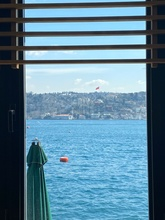
%> input picture img.jpeg, 165 x 220 px, shrunk from 1536 x 2048 before the run
$ octave sobelkenar.m   (GNU Octave 9; MATLAB toolbox functions it lacks are replaced by stand-ins)
%> lines starting %> are read from the running program, lines starting %| are printed output that depends on the picture; in (x1, y1, x2, y2) boxes, pixels count from 0 and x2, y2 are one past the last pixel; in counts of white or black regions, pixels touching at a corner belong together; the program's own positions count from 1
### masking.m
function res = masking(I,mask)
    [x,~]=size(mask);
    [h,t]=size(I);
    P=zeros(h,t);
    padding=floor(x/2);
    for i=1:h
        for j=1:t
            a=1;
            tot=0;
            for k=i-padding:i+padding
                b=1;
                for w=j-padding:j+padding
                    if k>=1 && w>=1 && k<=h && w<=t
                        tot=tot+mask(a,b)*I(k,w);
                    end
                    b=b+1;
                end
                a=a+1;
            end
            val=tot;
            P(i,j)=val;
        end
    end
    res=P;
end

### treshold.m
function img = treshold(I, num)
    [x,y]=size(I);
    E = zeros(x,y);
    for c = 1:x
        for e = 1:y
            if I(c,e) > num
                E(c,e) = 1;
            end
        end
    end
    img = E;
end

### sobelkenar.m
A=imread('img.jpeg');
%> A is the input picture: size 220x165x3 uint8; mean R, G, B 93.8, 132.9, 154.1
B=rgb2gray(A);
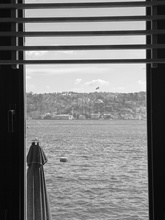
%> B: size 220x165 uint8; min 5, max 252, mean 123.6
C=double(B);
figure
imshow(A);
figure
imshow(uint8(C));
m1=[-1 -2 -1; 0 0 0; 1 2 1];
m2=transpose(m1);
Gx=masking(C,m1);
%> after the loop in masking, `for i=1:h`:
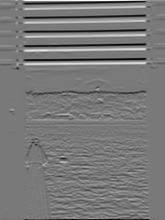
%> P: size 220x165 double; min -762, max 836, mean -0.9; drawn with min black and max white
Gy=masking(C,m2);
%> call 2 of masking, with mask = [-1 0 1; -2 0 2; -1 0 1]
%> after the loop in masking (call 2), `for i=1:h`:
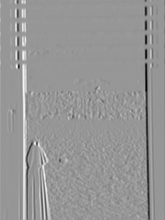
%> P: size 220x165 double; min -873, max 605, mean 0.1; drawn with min black and max white
[f,t]=size(C);
%> f = 220; t = 165
B=zeros(f,t);
for i=1:f
    for j=1:t
        a=Gx(i,j);
        b=Gy(i,j);
        B(i,j)=sqrt(a.^2+b.^2);
    end
end
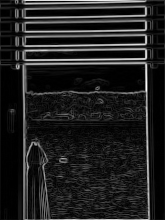
%> B: size 220x165 double; min 0, max 873, mean 110.3; drawn with min black and max white
figure
imshow(uint8(B));
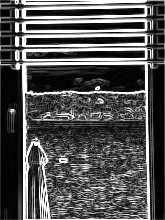
%> displayed picture: size 220x165, on the screen's scale of 0 to 255; min 0, max 255, mean 83.4
S=treshold(uint8(B),150);
%> after the loop in treshold, `for c = 1:x`:
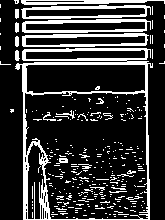
%> E: size 220x165 double; values 0 (black) and 1 (white), 20.8% white; 296 white regions (275 under 20 px), largest, box (x1, y1, x2, y2) and area: (15, 48, 153, 220) 3150, (22, 19, 151, 33) 802, (22, 33, 149, 47) 763
figure
imshow(S);
